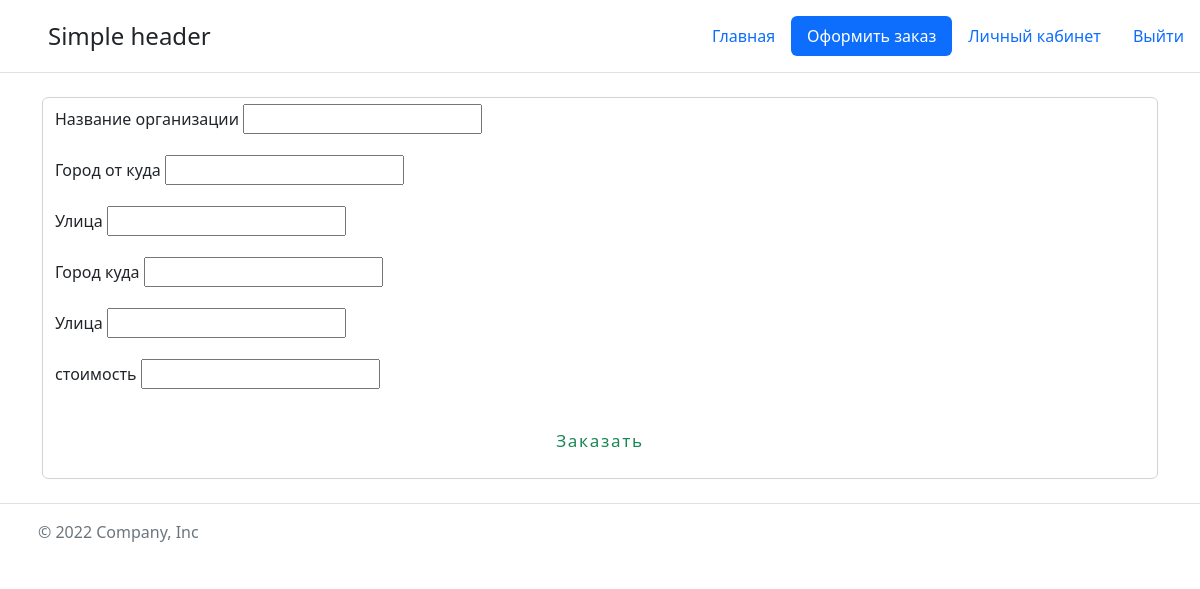
The app's page /order (signed in), older data.
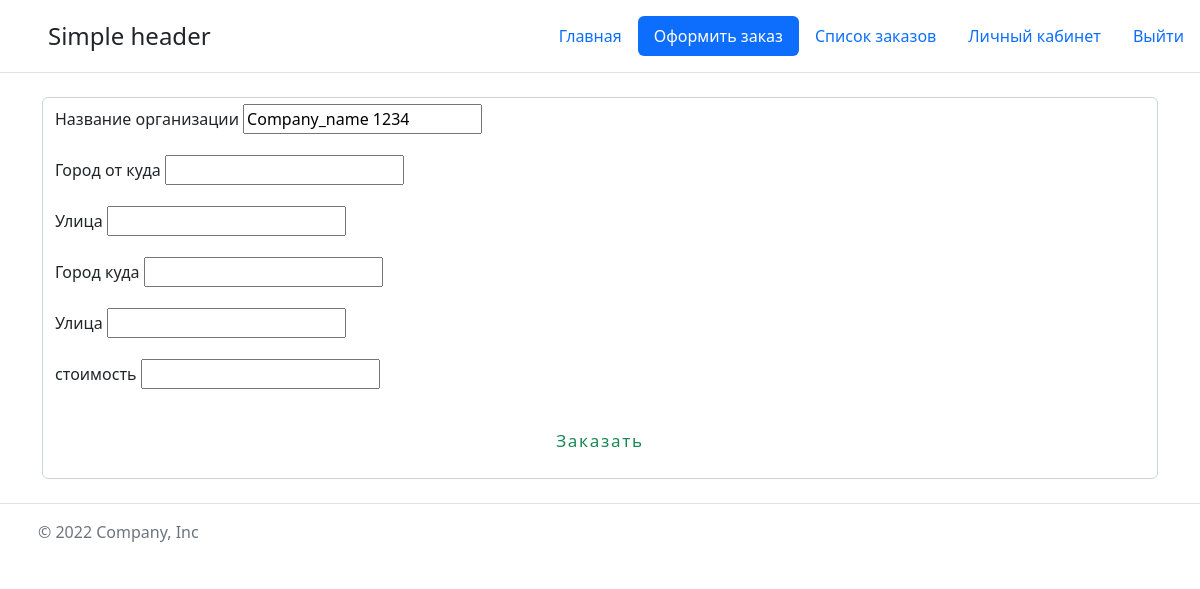
The same page, newer data.
### main/models.py (models this page shows)
class User(AbstractBaseUser, PermissionsMixin):
    company_name = models.CharField(max_length=255, unique=True, verbose_name='Названием организации')
    email = models.EmailField(null=False, unique=True, verbose_name='Email')
    phone = models.CharField(max_length=32, null=True, blank=True, verbose_name='Телефоном')
    inn = models.CharField(max_length=12, null=False, unique=True, verbose_name='ИНН организации')
    data_registration = models.DateTimeField(auto_now_add=True, verbose_name='Дата регистрации')
    is_carrier = models.BooleanField(default=False, verbose_name='Перевозчик')
    is_active = models.BooleanField(default=True, verbose_name='Активен')
    is_staff = models.BooleanField(default=False, verbose_name='Сотрудник')
    is_superuser = models.BooleanField(default=False, verbose_name='Суперпользователь')
    is_verified = models.BooleanField(default=False, verbose_name='Верифицирован')
    email_verified = models.BooleanField(default=False, verbose_name='Верификация email')
    object = UserManager()
    USERNAME_FIELD = 'email'
    REQUIRED_FIELDS = []
    class Meta:
        verbose_name = 'Пользователь'
        verbose_name_plural = 'Пользователи'

### main/views.py (the view)
# urls.py: path('order', views.order, name='order'),
@login_required()
def order(request):
    if request.method == 'POST':
        order_form = add_Order(request.POST)
        if order_form.is_valid():
            _order_form_save(request, order_form)
            messages.success(request, f'Заказ создан!')
            return redirect('home')
        else:
            messages.warning(request, f'Проверьте введенные вами данные!')
            order_form = add_Order(request.POST)
            return render(request, 'main/order_form.html', {'title': 'Заказ', 'active_order': 'active',
                                                            'order_form': order_form})
    else:
        order_form = add_Order()
    return render(request, 'main/order_form.html', {'title': 'Заказ', 'active_order': 'active',
                                                    'order_form': order_form})

### main/forms.py
class add_Order(forms.ModelForm):
    company_name = forms.CharField(label='Название организации', max_length=100)
    address_city = forms.CharField(label='Город от куда ', max_length=100,
                                   widget=forms.TextInput(
                                       attrs={'id': 'city', 'class': 'form_input'}))
    address_street = forms.CharField(label='Улица', max_length=100, required=False,
                                     widget=forms.TextInput(attrs={'id': 'street', 'class': 'form_input'}))
    address_city_to = forms.CharField(label='Город куда', max_length=50,
                                      widget=forms.TextInput(attrs={'id': 'city_to', 'class': 'form_input'}))
    address_street_to = forms.CharField(label='Улица', max_length=100, required=False,
                                        widget=forms.TextInput(
                                            attrs={'id': 'street_to', 'class': 'form_input'}))
    price = forms.CharField(label='стоимость', max_length=100)
    class Meta():
        model = Order
        fields = ('company_name', 'address_city', 'address_street', 'address_city_to', 'address_street_to', 'price')

### main/templates/main/order_form.html (shortened to what this page needs)
{% extends 'main/base.html' %}
{% block content %}
<div class="teams_form">
  <div class="container col-4">
    <form action="{% url 'order' %}" method='POST' class="form-control">
        {% for field in order_form %}
        {% if field == order_form.company_name %}
            <div class="mb-3">
                <label  class="form-label">{{ field.label }}</label>
                <input id="id_company_name" type="text" name="company_name" maxlength="100" required="" value="{{request.user.company_name}}">
            </div>
        {% else %}
            <div class="mb-3">
                <label  class="form-label">{{ field.label }}</label>
                {{ field }}
            </div>
        {% endif %}
        {% endfor %}
            <div class=" container w-50">
                <button id="button" class="btn btn-outline-success w-100" type="submit">Заказать</button>
            </div>
    </form>
  </div>
</div>
    <link href="https://cdn.jsdelivr.net/npm/suggestions-jquery@21.12.0/dist/css/suggestions.min.css" rel="stylesheet"/>
{% endblock %}

Row changes from the older to the newer data that the page shows:
now on this page (row edited): User: company_name "Company_name 1234"
changed User: is_carrier False → True (drawn)
Text that changed along with them:
text now shown: "Список заказов"
